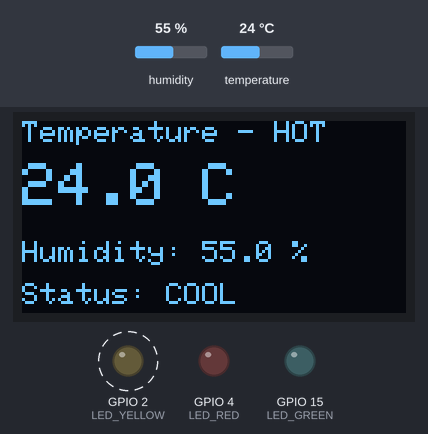
The program below on a simulated ESP32. Parts: 128×64 one-colour display, output pins drawn as LEDs (lit = HIGH). Dashed ring = blinking. The test bench sets the inputs (shaded band); at power-on: temperature 24 °C, humidity 55 %. What the program prints to the serial monitor is not drawn.

Above: at 4.8 s.
4.9 s: temperature set to 20.4 °C
At 7.8 s:
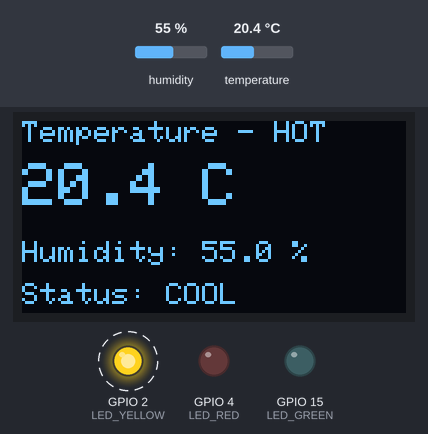
10.5 s: temperature set to 19.1 °C
At 13.8 s:
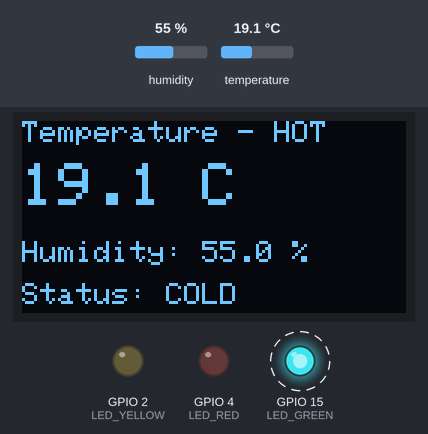
16.5 s: temperature set to 33 °C
At 19.8 s:
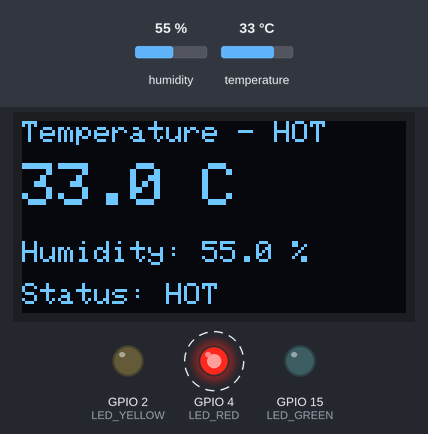
22.5 s: humidity set to 22 %
At 25.6 s:
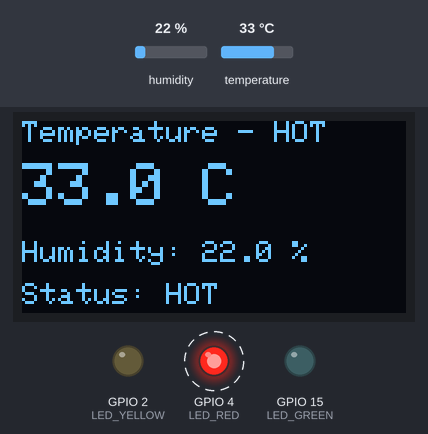
28.5 s: temperature set to 30.4 °C
At 30.7 s:
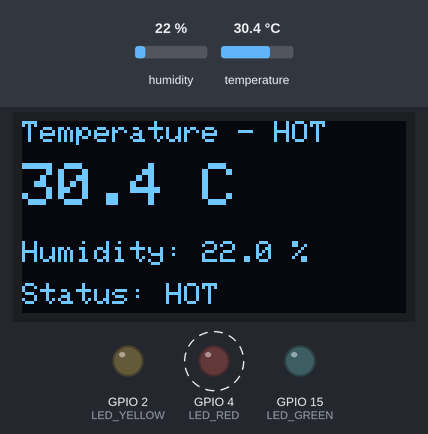
31.5 s: temperature set to 29.6 °C
At 33.8 s:
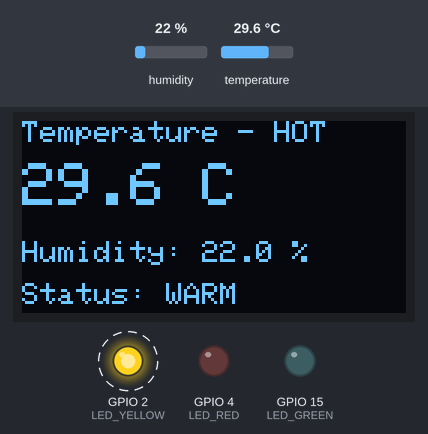
Timing chart, 0 to 37.5 s (numbered marks = the images above; inputs shaded):
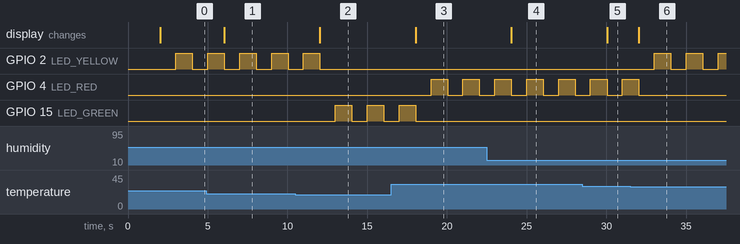

The program:

main.cpp
```cpp
#include <Arduino.h>
#include <Wire.h>
#include <Adafruit_GFX.h>
#include <Adafruit_SSD1306.h>
#include "DHTesp.h"

// ================== PIN ==================
#define LED_GREEN   15
#define LED_YELLOW  2
#define LED_RED     4

#define DHT_PIN     16

#define OLED_SDA    13
#define OLED_SCL    12

// ================== OLED ==================
#define SCREEN_WIDTH 128
#define SCREEN_HEIGHT 64
Adafruit_SSD1306 display(SCREEN_WIDTH, SCREEN_HEIGHT, &Wire, -1);

// ================== DHT ==================
DHTesp dht;

// ================== TIMER ==================
unsigned long lastDHTRead = 0;
unsigned long lastBlink = 0;

const unsigned long DHT_INTERVAL = 2000;   // 2s
const unsigned long BLINK_INTERVAL = 1000; // 1s

bool ledState = false;

// ================== DATA ==================
float temperature = 0;
float humidity = 0;

String statusText = "";
int activeLED = -1;

// ================== SETUP ==================
void setup() {
  Serial.begin(115200);

  pinMode(LED_GREEN, OUTPUT);
  pinMode(LED_YELLOW, OUTPUT);
  pinMode(LED_RED, OUTPUT);

  digitalWrite(LED_GREEN, LOW);
  digitalWrite(LED_YELLOW, LOW);
  digitalWrite(LED_RED, LOW);

  // OLED
  Wire.begin(OLED_SDA, OLED_SCL);
  display.begin(SSD1306_SWITCHCAPVCC, 0x3C);
  display.clearDisplay();

  // DHT
  dht.setup(DHT_PIN, DHTesp::DHT22);
}

// ================== LED CONTROL ==================
void updateLEDLogic() {
  if (temperature < 13) {
    statusText = "TOO COLD";
    activeLED = LED_GREEN;
  }
  else if (temperature < 20) {
    statusText = "COLD";
    activeLED = LED_GREEN;
  }
  else if (temperature < 25) {
    statusText = "COOL";
    activeLED = LED_YELLOW;
  }
  else if (temperature < 30) {
    statusText = "WARM";
    activeLED = LED_YELLOW;
  }
  else if (temperature < 35) {
    statusText = "HOT";
    activeLED = LED_RED;
  }
  else {
    statusText = "TOO HOT";
    activeLED = LED_RED;
  }
}

// ================== OLED ==================
void updateOLED() {
  display.clearDisplay();
  display.setTextColor(SSD1306_WHITE);

  display.setTextSize(1);
  display.setCursor(0, 0);
  display.println("Temperature - HOT");

  display.setTextSize(2);
  display.setCursor(0, 14);
  display.print(temperature, 1);
  display.println(" C");

  display.setTextSize(1);
  display.setCursor(0, 40);
  display.print("Humidity: ");
  display.print(humidity, 1);
  display.println(" %");

  display.setCursor(0, 54);
  display.print("Status: ");
  display.print(statusText);

  display.display();
}

// ================== LOOP ==================
void loop() {
  unsigned long now = millis();

  // ===== READ DHT (2s) =====
  if (now - lastDHTRead >= DHT_INTERVAL) {
    lastDHTRead = now;

    TempAndHumidity data = dht.getTempAndHumidity();
    temperature = data.temperature;
    humidity = data.humidity;

    updateLEDLogic();
    updateOLED();

    Serial.printf("Temp: %.1f | Humi: %.1f | %s \r\n", temperature, humidity, statusText.c_str());
  }

  // ===== BLINK LED (1s) =====
  if (now - lastBlink >= BLINK_INTERVAL) {
    lastBlink = now;
    ledState = !ledState;

    digitalWrite(LED_GREEN, LOW);
    digitalWrite(LED_YELLOW, LOW);
    digitalWrite(LED_RED, LOW);

    if (activeLED != -1 && ledState) {
      digitalWrite(activeLED, HIGH);
    }
  }
}
```

Measured:
- the behaviour switches between 20 and 19.9 °C on temperature (found by bisection; images 1 and 2)
- the behaviour switches between 30 and 29.9 °C on temperature (found by bisection; images 5 and 6)
- after the input at 4.9 s, the display: changes after 1.1 s (image 1)
- after the input at 10.5 s, GPIO 2 (LED_YELLOW): goes on until 12.0 s, then stays LOW; GPIO 15 (LED_GREEN): alternates HIGH for 1.0 s and LOW for 0.96 s, starting after 2.5 s; the display: changes after 1.5 s (image 2)
- after the input at 16.5 s, GPIO 4 (LED_RED): alternates HIGH for 1.0 s and LOW for 0.96 s, starting after 2.5 s; GPIO 15 (LED_GREEN): goes on until 18.0 s, then stays LOW; the display: changes after 1.5 s (image 3)
- after the input at 22.5 s, the display: changes after 1.5 s (image 4)
- after the input at 28.5 s, the display: changes after 1.5 s (image 5)
- after the input at 31.5 s, GPIO 2 (LED_YELLOW): alternates HIGH for 1.0 s and LOW for 0.96 s, starting after 1.5 s; GPIO 4 (LED_RED): goes on until 32.0 s, then stays LOW; the display: changes after 0.54 s (image 6)
